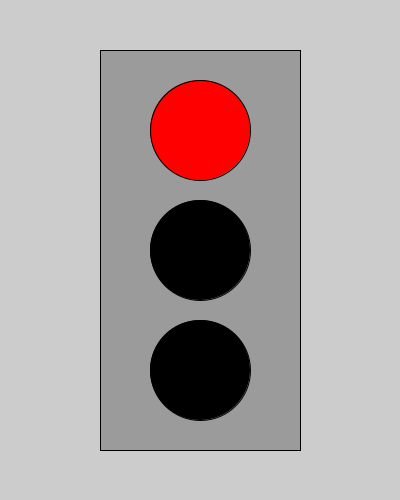
Frame 1 (no input)
Frame 60 (the mouse pressed at the canvas centre just before this capture): identical to frame 1, image omitted
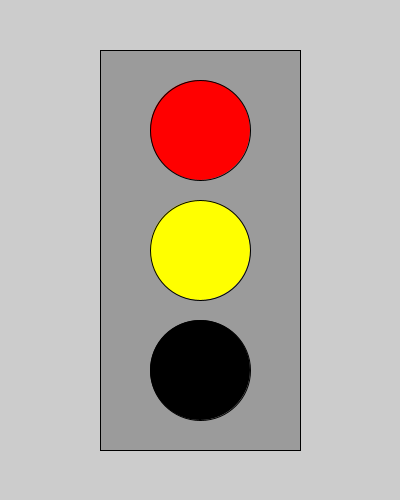
Frame 120 (the mouse held since frame 60 and released just before this capture)

The Processing sketch that drew these frames (run headless with seeded random() and noise(); from frame 60 on, the mouse is pressed at the canvas centre):

// Processing sketch: Task_6
// ── Task_6.pde
int circleSize = width;
int w = width*2;
int h = height*4;

int red = color(255, 0, 0);
int yellow = color(255, 255, 0);
int green = color(0, 255, 0);
int black = color(0, 0, 0);
int c1 = red;
int c2 = black;
int c3 = black;

void setup() {
  size(400, 500);
  rectMode(CENTER);
  frameRate(30);
}

void draw () {
  fill(155);
  rect(width/2, height/2, w, h);

  // Red light
  fill(c1);
  ellipse(width/2, height/2-circleSize-20, circleSize, circleSize);
  // Yellow light
  fill(c2);
  ellipse(width/2, height/2, circleSize, circleSize);
  // Green light
  fill(c3);
  ellipse(width/2, height/2+circleSize+20, circleSize, circleSize);

  switch(frameCount%400) {
  case 100:
    c1 = red;
    c2 = yellow;
    c3 = black;
    break;
  case 200:
    c1 = black;
    c2 = black;
    c3 = green;
    break;
  case 300:
    c1 = black;
    c2 = yellow;
    c3 = black;
    break;
    case 0:
    c1 = red;
    c2 = black;
    c3 = black;
    break;
  }
}
